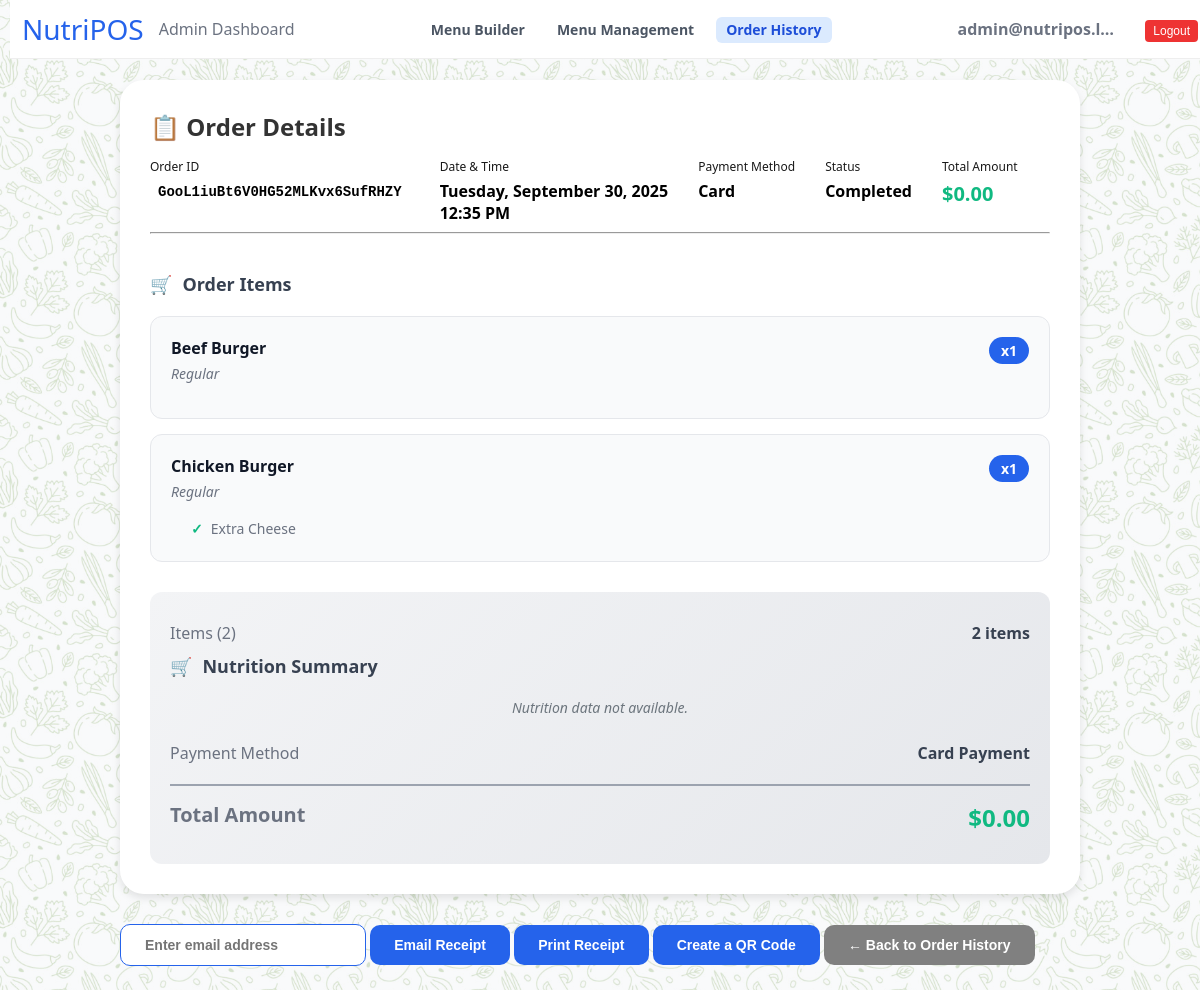
Screenshot of /NUTRIPOS/order.php?order=GooL1iuBt6V0HG52MLKvx6SufRHZY (signed in) with the database file from the repository.
### tables this page shows
CREATE TABLE `orders` (
  `id` varchar(64) NOT NULL,
  `closed_at` datetime DEFAULT NULL,
  `total` varchar(10) NOT NULL,
  `created_at` timestamp NOT NULL DEFAULT current_timestamp()
);

CREATE TABLE `line_items` (
  `line_item_catalog_object_id` varchar(64) NOT NULL,
  `name` varchar(255) NOT NULL,
  `variation_name` varchar(100) DEFAULT NULL
);

CREATE TABLE `order_line_items` (
  `id` bigint(20) NOT NULL,
  `order_id` varchar(64) NOT NULL,
  `line_item_catalog_object_id` varchar(64) NOT NULL,
  `quantity` int(11) NOT NULL
);

CREATE TABLE `modifiers` (
  `id` bigint(20) NOT NULL,
  `modifier_catalog_object_id` varchar(64) DEFAULT NULL,
  `name` varchar(100) NOT NULL
);

### NUTRIPOS/order.php (the view, shortened to what this page needs)
<?php
$conn = mysqli_connect($_ENV['DB_SERVERNAME'], $_ENV['DB_USERNAME'], $_ENV['DB_PASSWORD'], $_ENV['DB_NAME']);
$order_data = null;
$line_items = [];
$error_message = null;
if (isset($_GET['order'])) {
    $order = $_GET['order'];
    $result = $conn->query("SELECT
        o.id AS order_id,
        TIME(o.closed_at) AS order_time,
        DATE(o.closed_at) AS order_date,
        o.total,
        oli.id AS line_item_id,
        li.line_item_catalog_object_id,
        li.name AS line_item_name,
        li.variation_name,
        cm.sku AS sku,
        oli.quantity AS line_item_quantity,
        m.name AS modifier_name,
        olim.quantity AS modifier_quantity
    FROM orders o
    JOIN order_line_items oli ON o.id = oli.order_id
    JOIN line_items li ON oli.line_item_catalog_object_id = li.line_item_catalog_object_id
    LEFT JOIN order_line_item_modifiers olim ON oli.id = olim.order_line_item_id
    LEFT JOIN modifiers m ON olim.modifier_id = m.id
    LEFT JOIN catalog_map cm ON cm.catalog_object_id = li.line_item_catalog_object_id
    WHERE o.id ='" . $order . "'
    ORDER BY oli.id, m.name"
    );
    $current_line_item = null;
    $line_item_index = -1;
    function formatDate($date) {
        return date('l, F j, Y', strtotime($date));
    }
    function formatTime($datetime) {
        return date('h:i A', strtotime($datetime));
    }
    while ($row = $result->fetch_assoc()) {
        if ($order_data === null) {
            $order_data = [
                'id' => $row['order_id'],
                'order_date' => formatDate($row['order_date']),
                'order_time' => formatTime($row['order_time']),
                'total' => $row['total'],
            ];
        }
        if ($current_line_item !== $row['line_item_id']) {
            $current_line_item = $row['line_item_id'];
            $line_item_index++;
            $line_items[$line_item_index] = [
                'line_item_id'   => (int)$row['line_item_id'],
                'catalog_id'     => $row['line_item_catalog_object_id'],
                'name'           => $row['line_item_name'],
                'variation_name' => $row['variation_name'],
                'sku'            => $row['sku'] ?? null,
                'quantity'       => (int)$row['line_item_quantity'],
                'modifiers'      => []
            ];
        }
        if (!empty($row['modifier_name'])) {
            $line_items[$line_item_index]['modifiers'][] = [
                'name' => $row['modifier_name'],
                'quantity' => (int)($row['modifier_quantity'] ?? 1)
            ];
        }
    }
} else {
    $error_message = "No order ID provided.";
}
?>
<!DOCTYPE html>
<html lang="en">
<head>
    <link rel="stylesheet" href="./public/style.css">
</head>
<body>
    <?php if ($error_message): ?>
        <p class="error"><?php echo $error_message; ?></p>
    <?php else: ?>
    <nav class="navbar">
        <div class="navbar-container">
          <div class="logo-dashboard">
            <a href="../admin/dashboard.php" class="logo">NutriPOS</a>
            <span class="admin-dashboard">Admin Dashboard</span>
          </div>
          <ul class="navbar-links">
            <li><a href="./public/menu_management.php" class="nav-button">Menu Builder</a></li>
            <li><a href="./public/products.php" class="nav-button">Menu Management</a></li>
            <li><a href="./db/mysql_orders.php" class="nav-button active">Order History</a></li>
          </ul>
          <div class="user-section">
            <span class="admin"><?php echo htmlspecialchars($_SESSION['email']); ?></span>
            <a href="./admin/logout.php"><button class="logout-btn">Logout</button></a>
          </div>
        </div>
    </nav>
    <div class="main-container" style="max-width: 960px">
        <?php if ($error_message): ?>
            <div class="order-error">
                <h2>❌ <?php echo htmlspecialchars($error_message); ?></h2>
                <a href="./db/mysql_orders.php" class="receipt-btn primary">← Back to Order History</a>
            </div>
        <?php else: ?>
            <div class="order-details-card">
                <div class="order-header">
                    <h2 class="order-title">📋 Order Details</h2>
                    <div class="order-meta">
                        <div class="meta-item">
                            <span class="meta-label">Order ID</span>
                            <span class="meta-value order-id-value"><?php echo htmlspecialchars($order_data['id']); ?></span>
                        </div>
                        <div class="meta-item">
                            <span class="meta-label">Date & Time</span>
                            <span class="meta-value"><?php echo htmlspecialchars($order_data['order_date']); ?></span>
                            <span class="meta-value"><?php echo htmlspecialchars($order_data['order_time']); ?></span>
                        </div>
                        <div class="meta-item">
                            <span class="meta-label">Payment Method</span>
                            <span class="meta-value">Card</span>
                        </div>
                        <div class="meta-item">
                            <span class="meta-label">Status</span>
                            <span class="meta-value">Completed</span>
                        </div>
                        <div class="meta-item">
                            <span class="meta-label">Total Amount</span>
                            <span class="meta-value" style="color: #10B981; font-size: 20px;">
                                <?php echo htmlspecialchars($order_data['total']); ?>
                            </span>
                        </div>
                    </div>
                    <hr>
                </div>
                <div class="order-content">
                    <h3 class="section-title">Order Items</h3>
                    <?php if (empty($line_items)): ?>
                        <div class="no-items">
                            <p>No items found for this order.</p>
                        </div>
                    <?php else: ?>
                        <div class="items-list">
                            <?php foreach ($line_items as $item): ?>
                                <div class="line-item">
                                    <div class="item-main">
                                        <div class="item-details">
                                            <div class="item-name">
                                                <?php echo htmlspecialchars($item['name']); ?>
                                            </div>
                                            <?php if (!empty($item['variation_name'])): ?>
                                                <div class="item-variation">
                                                    <?php echo htmlspecialchars($item['variation_name']); ?>
                                                </div>
                                            <?php endif; ?>
                                        </div>
                                        <span class="item-quantity">
                                            x<?php echo htmlspecialchars($item['quantity']); ?>
                                        </span>
                                    </div>
                                    <?php if (!empty($item['modifiers'])): ?>
                                        <div class="item-modifiers">
                                            <?php foreach ($item['modifiers'] as $modifier): ?>
                                                <div class="modifier">
                                                    <span><?php echo htmlspecialchars($modifier['name']); ?></span>
                                                </div>
                                            <?php endforeach; ?>
                                        </div>
                                    <?php endif; ?>
                                </div>
                            <?php endforeach; ?>
                        </div>
                    <?php endif; ?>
                    <div class="order-summary">
                        <div class="summary-row">
                            <span class="summary-label">Items (<?php echo count($line_items); ?>)</span>
                            <span class="summary-value">
                                <?php
                                $total_items = 0;
                                foreach ($line_items as $item) {
                                    $total_items += $item['quantity'];
                                }
                                echo $total_items . ' items';
                                ?>
                            </span>
                        </div>
                        <div class="order-nutrition-card" id="orderNutrition">
                            <h3 class="section-title">Nutrition Summary</h3>
                            <div id="nutriContent" class="nutri-content"></div>
                        </div>
                        <div class="summary-row">
                            <span class="summary-label">Payment Method</span>
                            <span class="summary-value">Card Payment</span>
                        </div>
                        <div class="summary-row total">
                            <span class="summary-label">Total Amount</span>
                            <span class="summary-value">
                                <?php echo htmlspecialchars($order_data['total']); ?>
                            </span>
                        </div>
                    </div>
                </div>
            </div>
            <div class="receipt-actions">
                <form method="post" action="?order=<?php echo htmlspecialchars($order_data['id']); ?>" style="display:inline;">
                    <input type="text" name="email" placeholder="Enter email address" class="form-text-input" required>
                    <button type="submit" name="send_email" class="receipt-btn primary">Email Receipt</button>
                </form>
                <button onclick="window.print()" class="receipt-btn primary">Print Receipt</button>
                <button class="receipt-btn primary">Create a QR Code</button>
                <button class="receipt-btn primary" style="background-color: grey;"><a href="./db/mysql_orders.php" style="color: inherit; text-decoration: none;">← Back to Order History</a></button>
            </div>
        <?php endif; ?>
    </div>
</body>
</html>
<?php endif; ?>

### rows the page displays
orders: line_items.name "Beef Burger", line_items.variation_name "Regular", order_line_items.quantity "1", line_items.name "Chicken Burger", modifiers.name "Extra Cheese"

### other values shown
$_SESSION['email'] "admin@nutripos.l…"
$order_data['id'] "GooL1iuBt6V0HG52MLKvx6SufRHZY"
$order_data['order_date'] "Tuesday, September 30, 2025"
$order_data['order_time'] "12:35 PM"
$order_data['total'] "$0.00"
count($line_items) "2"
$total_items "2"
